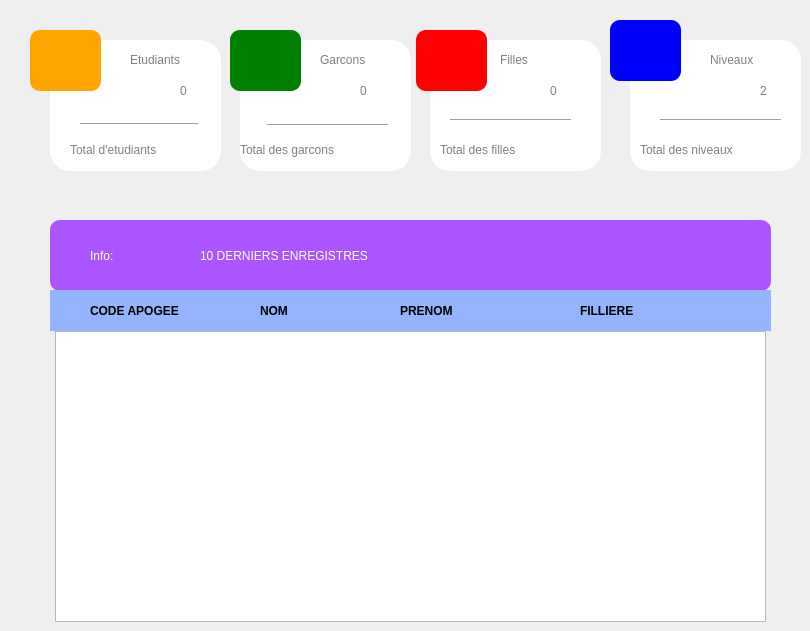
      <widget class="QWidget" name="page_2">
       <widget class="QLabel" name="label_76">
        <property name="geometry">
         <rect>
          <x>50</x>
          <y>40</y>
          <width>171</width>
          <height>131</height>
         </rect>
        </property>
        <property name="styleSheet">
         <string notr="true">*{
background-color:white;
border-radius:20px;
}</string>
        </property>
        <property name="text">
         <string/>
        </property>
       </widget>
       <widget class="QLabel" name="label_79">
        <property name="geometry">
         <rect>
          <x>130</x>
          <y>50</y>
          <width>81</width>
          <height>20</height>
         </rect>
        </property>
        <property name="styleSheet">
         <string notr="true">*{
color:grey;
	font: 14pt &quot;MS Sans Serif&quot;;

}</string>
        </property>
        <property name="text">
         <string>Etudiants</string>
        </property>
       </widget>
       <widget class="Line" name="line_2">
        <property name="geometry">
         <rect>
          <x>80</x>
          <y>114</y>
          <width>118</width>
          <height>20</height>
         </rect>
        </property>
        <property name="orientation">
         <enum>Qt::Horizontal</enum>
        </property>
       </widget>
       <widget class="QLabel" name="globalStudents">
        <property name="geometry">
         <rect>
          <x>180</x>
          <y>80</y>
          <width>31</width>
          <height>21</height>
         </rect>
        </property>
        <property name="styleSheet">
         <string notr="true">*{
color:grey;
	font: 14pt &quot;MS Sans Serif&quot;;

}</string>
        </property>
        <property name="text">
         <string>0</string>
        </property>
       </widget>
       <widget class="QLabel" name="lab">
        <property name="geometry">
         <rect>
          <x>70</x>
          <y>140</y>
          <width>151</width>
          <height>20</height>
         </rect>
        </property>
        <property name="styleSheet">
         <string notr="true">*{
color:grey;
	font: 14pt &quot;MS Sans Serif&quot;;

}</string>
        </property>
        <property name="text">
         <string>Total d'etudiants</string>
        </property>
       </widget>
       <widget class="QLabel" name="label_92">
        <property name="geometry">
         <rect>
          <x>30</x>
          <y>30</y>
          <width>71</width>
          <height>61</height>
         </rect>
        </property>
        <property name="styleSheet">
         <string notr="true">*{
border-radius:10px;
background-color:orange;
	image: url(:/assets/team.png);
}</string>
        </property>
        <property name="text">
         <string/>
        </property>
       </widget>
       <widget class="QLabel" name="label_93">
        <property name="geometry">
         <rect>
          <x>240</x>
          <y>40</y>
          <width>171</width>
          <height>131</height>
         </rect>
        </property>
        <property name="styleSheet">
         <string notr="true">*{
background-color:white;
border-radius:20px;
}</string>
        </property>
        <property name="text">
         <string/>
        </property>
       </widget>
       <widget class="QLabel" name="label_94">
        <property name="geometry">
         <rect>
          <x>430</x>
          <y>40</y>
          <width>171</width>
          <height>131</height>
         </rect>
        </property>
        <property name="styleSheet">
         <string notr="true">*{
background-color:white;
border-radius:20px;
}</string>
        </property>
        <property name="text">
         <string/>
        </property>
       </widget>
       <widget class="QLabel" name="label_95">
        <property name="geometry">
         <rect>
          <x>630</x>
          <y>40</y>
          <width>171</width>
          <height>131</height>
         </rect>
        </property>
        <property name="styleSheet">
         <string notr="true">*{
background-color:white;
border-radius:20px;
}</string>
        </property>
        <property name="text">
         <string/>
        </property>
       </widget>
       <widget class="QLabel" name="label_97">
        <property name="geometry">
         <rect>
          <x>500</x>
          <y>50</y>
          <width>81</width>
          <height>20</height>
         </rect>
        </property>
        <property name="styleSheet">
         <string notr="true">*{
color:grey;
	font: 14pt &quot;MS Sans Serif&quot;;

}</string>
        </property>
        <property name="text">
         <string>Filles</string>
        </property>
       </widget>
       <widget class="QLabel" name="label_98">
        <property name="geometry">
         <rect>
          <x>710</x>
          <y>50</y>
          <width>81</width>
          <height>20</height>
         </rect>
        </property>
        <property name="styleSheet">
         <string notr="true">*{
color:grey;
	font: 14pt &quot;MS Sans Serif&quot;;

}</string>
        </property>
        <property name="text">
         <string>Niveaux</string>
        </property>
       </widget>
       <widget class="QLabel" name="totGarcons">
        <property name="geometry">
         <rect>
          <x>360</x>
          <y>80</y>
          <width>31</width>
          <height>21</height>
         </rect>
        </property>
        <property name="styleSheet">
         <string notr="true">*{
color:grey;
	font: 14pt &quot;MS Sans Serif&quot;;

}</string>
        </property>
        <property name="text">
         <string>0</string>
        </property>
       </widget>
       <widget class="QLabel" name="Tot_filles">
        <property name="geometry">
         <rect>
          <x>550</x>
          <y>80</y>
          <width>31</width>
          <height>21</height>
         </rect>
        </property>
        <property name="styleSheet">
         <string notr="true">*{
color:grey;
	font: 14pt &quot;MS Sans Serif&quot;;

}</string>
        </property>
        <property name="text">
         <string>0</string>
        </property>
       </widget>
       <widget class="QLabel" name="label_101">
        <property name="geometry">
         <rect>
          <x>760</x>
          <y>80</y>
          <width>20</width>
          <height>21</height>
         </rect>
        </property>
        <property name="styleSheet">
         <string notr="true">*{
color:grey;
	font: 14pt &quot;MS Sans Serif&quot;;

}</string>
        </property>
        <property name="text">
         <string>2</string>
        </property>
       </widget>
       <widget class="Line" name="line_3">
        <property name="geometry">
         <rect>
          <x>267</x>
          <y>115</y>
          <width>121</width>
          <height>21</height>
         </rect>
        </property>
        <property name="orientation">
         <enum>Qt::Horizontal</enum>
        </property>
       </widget>
       <widget class="Line" name="line_4">
        <property name="geometry">
         <rect>
          <x>450</x>
          <y>110</y>
          <width>121</width>
          <height>21</height>
         </rect>
        </property>
        <property name="orientation">
         <enum>Qt::Horizontal</enum>
        </property>
       </widget>
       <widget class="Line" name="line_5">
        <property name="geometry">
         <rect>
          <x>660</x>
          <y>110</y>
          <width>121</width>
          <height>21</height>
         </rect>
        </property>
        <property name="orientation">
         <enum>Qt::Horizontal</enum>
        </property>
       </widget>
       <widget class="QLabel" name="label_102">
        <property name="geometry">
         <rect>
          <x>230</x>
          <y>30</y>
          <width>71</width>
          <height>61</height>
         </rect>
        </property>
        <property name="styleSheet">
         <string notr="true">*{
	image: url(:/assets/male-student.png);
border-radius:10px;
background-color:green;
}</string>
        </property>
        <property name="text">
         <string/>
        </property>
       </widget>
       <widget class="QLabel" name="label_96">
        <property name="geometry">
         <rect>
          <x>320</x>
          <y>50</y>
          <width>81</width>
          <height>20</height>
         </rect>
        </property>
        <property name="styleSheet">
         <string notr="true">*{
color:grey;
	font: 14pt &quot;MS Sans Serif&quot;;

}</string>
        </property>
        <property name="text">
         <string>Garcons</string>
        </property>
       </widget>
       <widget class="QLabel" name="label_103">
        <property name="geometry">
         <rect>
          <x>240</x>
          <y>140</y>
          <width>161</width>
          <height>20</height>
         </rect>
        </property>
        <property name="styleSheet">
         <string notr="true">*{
color:grey;
	font: 14pt &quot;MS Sans Serif&quot;;

}</string>
        </property>
        <property name="text">
         <string>Total des garcons</string>
        </property>
       </widget>
       <widget class="QLabel" name="label_104">
        <property name="geometry">
         <rect>
          <x>440</x>
          <y>140</y>
          <width>151</width>
          <height>20</height>
         </rect>
        </property>
        <property name="styleSheet">
         <string notr="true">*{
color:grey;
	font: 14pt &quot;MS Sans Serif&quot;;

}</string>
        </property>
        <property name="text">
         <string>Total des filles</string>
        </property>
       </widget>
       <widget class="QLabel" name="label_105">
        <property name="geometry">
         <rect>
          <x>640</x>
          <y>140</y>
          <width>151</width>
          <height>20</height>
         </rect>
        </property>
        <property name="styleSheet">
         <string notr="true">*{
color:grey;
	font: 14pt &quot;MS Sans Serif&quot;;

}</string>
        </property>
        <property name="text">
         <string>Total des niveaux</string>
        </property>
       </widget>
       <widget class="QLabel" name="label_106">
        <property name="geometry">
         <rect>
          <x>416</x>
          <y>30</y>
          <width>71</width>
          <height>61</height>
         </rect>
        </property>
        <property name="styleSheet">
         <string notr="true">*{
	image: url(:/assets/female-student.png);
border-radius:10px;
background-color:red;

}</string>
        </property>
        <property name="text">
         <string/>
        </property>
       </widget>
       <widget class="QLabel" name="label_107">
        <property name="geometry">
         <rect>
          <x>610</x>
          <y>20</y>
          <width>71</width>
          <height>61</height>
         </rect>
        </property>
        <property name="styleSheet">
         <string notr="true">*{
	image: url(:/assets/volume-control.png);
border-radius:10px;
background-color:blue;
}</string>
        </property>
        <property name="text">
         <string/>
        </property>
       </widget>
       <widget class="QLabel" name="label_108">
        <property name="geometry">
         <rect>
          <x>50</x>
          <y>220</y>
          <width>721</width>
          <height>71</height>
         </rect>
        </property>
        <property name="styleSheet">
         <string notr="true">*
{
border-radius:10px;
	background-color: rgb(170, 85, 255);
}</string>
        </property>
        <property name="text">
         <string/>
        </property>
       </widget>
       <widget class="QLabel" name="label_109">
        <property name="geometry">
         <rect>
          <x>90</x>
          <y>240</y>
          <width>41</width>
          <height>31</height>
         </rect>
        </property>
        <property name="styleSheet">
         <string notr="true">*{
	font: 12pt &quot;MS Reference Sans Serif&quot;;
color:white;
}</string>
        </property>
        <property name="text">
         <string>Info:</string>
        </property>
       </widget>
       <widget class="QLabel" name="label_110">
        <property name="geometry">
         <rect>
          <x>110</x>
          <y>220</y>
          <width>101</width>
          <height>61</height>
         </rect>
        </property>
        <property name="styleSheet">
         <string notr="true">image: url(:/assets/icons8-etudiant-homme-64.png);</string>
        </property>
        <property name="text">
         <string/>
        </property>
       </widget>
       <widget class="QLabel" name="label_111">
        <property name="geometry">
         <rect>
          <x>200</x>
          <y>240</y>
          <width>261</width>
          <height>31</height>
         </rect>
        </property>
        <property name="styleSheet">
         <string notr="true">*{
	font: 12pt &quot;MS Reference Sans Serif&quot;;
color:white;
}</string>
        </property>
        <property name="text">
         <string>10 DERNIERS ENREGISTRES</string>
        </property>
       </widget>
       <widget class="QLabel" name="label_112">
        <property name="geometry">
         <rect>
          <x>50</x>
          <y>290</y>
          <width>721</width>
          <height>41</height>
         </rect>
        </property>
        <property name="styleSheet">
         <string notr="true">*{
background-color: rgb(148, 180, 255);

}
</string>
        </property>
        <property name="text">
         <string/>
        </property>
       </widget>
       <widget class="QLabel" name="label_113">
        <property name="geometry">
         <rect>
          <x>90</x>
          <y>300</y>
          <width>111</width>
          <height>21</height>
         </rect>
        </property>
        <property name="styleSheet">
         <string notr="true">*{
font-weight: bold;
	
	color:black;
	font: 63 12pt &quot;Yu Gothic UI Semibold&quot;;
}</string>
        </property>
        <property name="text">
         <string>CODE APOGEE</string>
        </property>
       </widget>
       <widget class="QLabel" name="label_114">
        <property name="geometry">
         <rect>
          <x>260</x>
          <y>300</y>
          <width>111</width>
          <height>21</height>
         </rect>
        </property>
        <property name="styleSheet">
         <string notr="true">*{
font-weight: bold;
	
	color:black;
	font: 63 12pt &quot;Yu Gothic UI Semibold&quot;;
}</string>
        </property>
        <property name="text">
         <string>NOM</string>
        </property>
       </widget>
       <widget class="QLabel" name="label_115">
        <property name="geometry">
         <rect>
          <x>400</x>
          <y>300</y>
          <width>111</width>
          <height>21</height>
         </rect>
        </property>
        <property name="styleSheet">
         <string notr="true">*{
font-weight: bold;
	
	color:black;
	font: 63 12pt &quot;Yu Gothic UI Semibold&quot;;
}</string>
        </property>
        <property name="text">
         <string>PRENOM</string>
        </property>
       </widget>
       <widget class="QLabel" name="label_116">
        <property name="geometry">
         <rect>
          <x>580</x>
          <y>300</y>
          <width>111</width>
          <height>21</height>
         </rect>
        </property>
        <property name="styleSheet">
         <string notr="true">*{
font-weight: bold;
	
	color:black;
	font: 63 12pt &quot;Yu Gothic UI Semibold&quot;;
}</string>
        </property>
        <property name="text">
         <string>FILLIERE</string>
        </property>
       </widget>
       <widget class="QTableView" name="tableDashView">
        <property name="geometry">
         <rect>
          <x>55</x>
          <y>331</y>
          <width>711</width>
          <height>291</height>
         </rect>
        </property>
       </widget>
      </widget>
